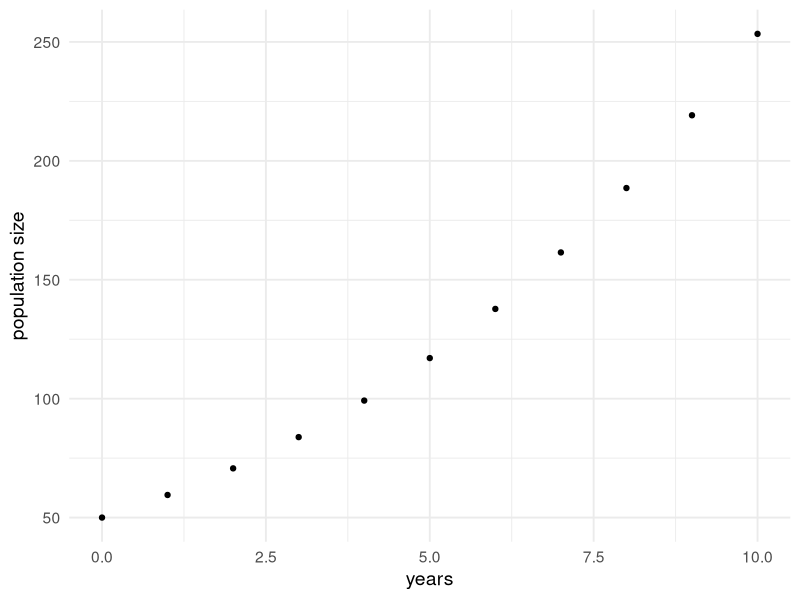
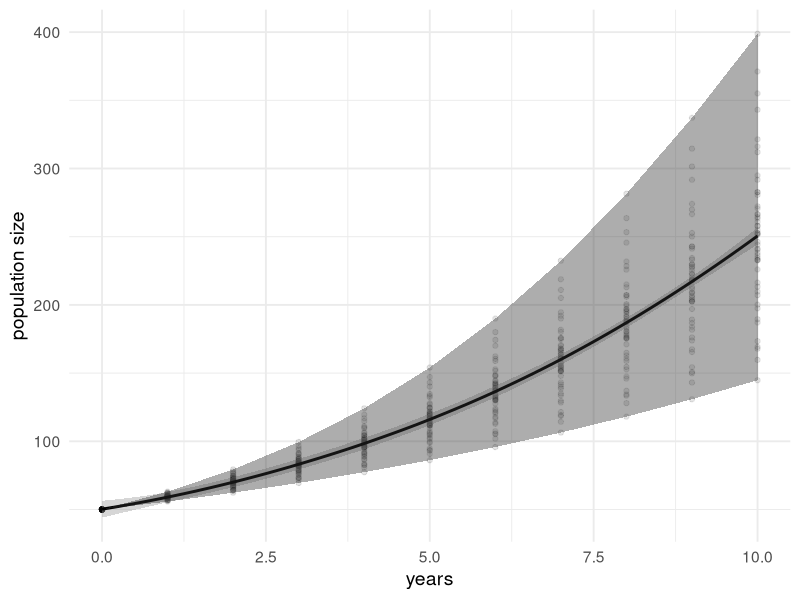
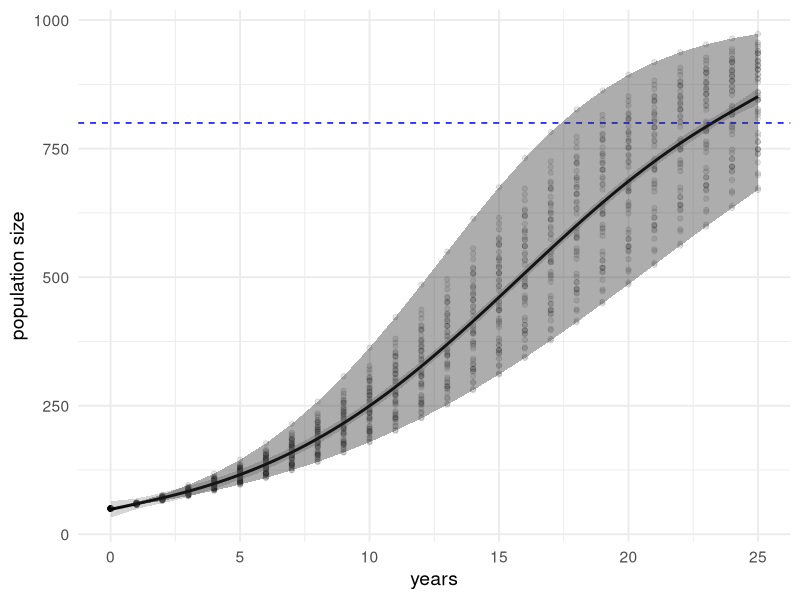
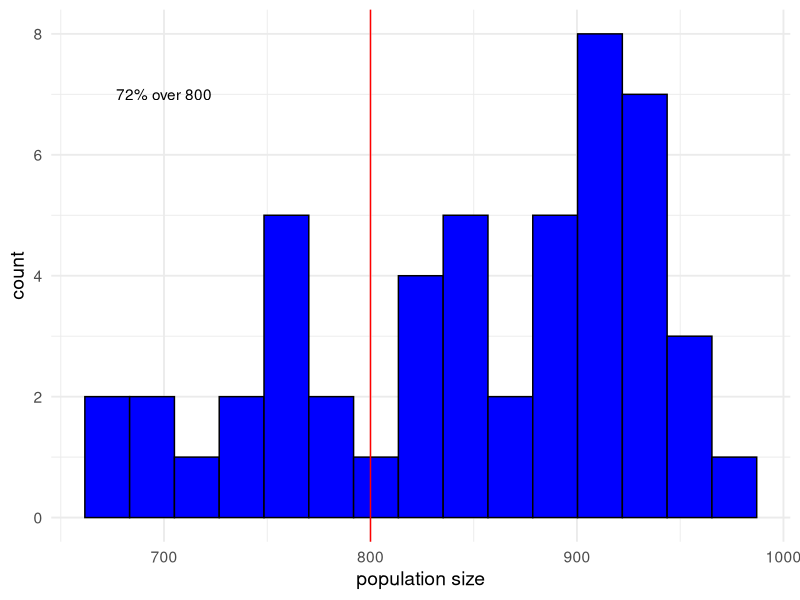

Source code (R) for these figures, in order:
library(tidyverse)


# Q1 ----------------------------------------------------------------------


log_pop_model <- function(starting_size, num_years, K, r) {
  pop_values = c(starting_size)
  current_value <- starting_size
  for (i in 1:num_years) {
    current_value <- current_value + r * current_value * (1 - current_value / K)
    pop_values <- c(pop_values, current_value)
  }
  return(pop_values)
}
  
ten_yr_growth <- log_pop_model(starting_size = 50, num_years = 10, K = 1000, r = 0.2)
years <- c(0:10)

pop_df <- data.frame(years, ten_yr_growth)
names(pop_df) <- c('year', 'population_size')

ggplot(pop_df, aes(x = year, y = population_size)) +
  geom_point() +
  labs(
    x = 'years',
    y = "population size"
  ) +
  theme_minimal(base_size = 14)


# Q2 ----------------------------------------------------------------------

r_vec <- rnorm(50, mean = 0.2, sd = 0.03)

sim_50 <- list()

for (i in r_vec) {
  x <- log_pop_model(starting_size = 50, num_years = 10, K = 1000, r = i)
  sim_50[[length(sim_50) + 1]] <- x
}

sim_50_df <- do.call(cbind.data.frame, sim_50)
names(sim_50_df) <- c(paste0('sim' , 1:50))
years_df <- data.frame(years)
sim_50_df <- cbind(sim_50_df, years_df)

sim_50_df_long <- sim_50_df %>% 
  pivot_longer(
    cols = starts_with('sim'),
    names_to = 'simulation' ,
    values_to = 'population_size'
  )

sim_50_summary <- sim_50_df_long %>% 
  group_by(years) %>% 
  summarise(
    min = min(population_size),
    max = max(population_size)
  )

ggplot(sim_50_df_long, aes(x = years, y = population_size)) +
  geom_point(alpha = 0.1) +
  geom_smooth(color = "black") +
  geom_ribbon(data = sim_50_summary, alpha = 0.4, aes(x = years, ymin = min, ymax = max), 
              inherit.aes = FALSE) +
  labs(
    x = 'years',
    y = "population size"
  ) +
  theme_minimal(base_size = 14) +
  theme(legend.position = 'none')


# Q3 ----------------------------------------------------------------------

r_vec_2 <- rnorm(50, mean = 0.2, sd = 0.03)

sim_50_25yr <- list()

for (i in r_vec_2) {
  x <- log_pop_model(starting_size = 50, num_years = 25, K = 1000, r = i)
  sim_50_25yr[[length(sim_50_25yr) + 1]] <- x
}

sim_50_25yr_df <- do.call(cbind.data.frame, sim_50_25yr)
names(sim_50_25yr) <- c(paste0('sim' , 1:50))
years_25_df <- data.frame(c(0:25))
names(years_25_df) <- 'year'
sim_50_25yr <- cbind(sim_50_25yr, years_25_df)

sim_50_25yr_df_long <- sim_50_25yr %>% 
  pivot_longer(
    cols = starts_with('sim'),
    names_to = 'simulation' ,
    values_to = 'population_size'
  )

sim_50_25yr_summary <- sim_50_25yr_df_long %>% 
  group_by(year) %>% 
  summarise(
    min = min(population_size),
    max = max(population_size)
  )

#Updated plot from Q2
ggplot(sim_50_25yr_df_long, aes(x = year, y = population_size)) +
  geom_point(alpha = 0.1) +
  geom_smooth(color = "black") +
  geom_hline(yintercept = 800, color = 'blue', linetype = 2) +
  geom_ribbon(data = sim_50_25yr_summary, alpha = 0.4, aes(x = year, ymin = min, ymax = max), 
              inherit.aes = FALSE) +
  labs(
    x = 'years',
    y = "population size"
  ) +
  theme_minimal(base_size = 14) +
  theme(legend.position = 'none')

#Filter data for year 25 for histogram
pops_year_25 <- sim_50_25yr_df_long %>% 
  filter(year == 25)

traject_meets_goal <- pops_year_25 %>% 
  count(population_size >= 800) 
percent_at_goal <- traject_meets_goal$n[2] / 50 * 100 #takes second column of count (TRUE) and converts to percentage

#Make histogram
pop_25yr_hist <- ggplot(pops_year_25, aes(x = population_size)) +
  geom_histogram(color = 'black', fill = 'blue', bins = 15) + 
  geom_vline(xintercept = 800, color = 'red') +
  labs(
    y = 'count',
    x = "population size"
  ) +
  theme_minimal(base_size = 14) +
  theme(legend.position = 'none')

#add annotation
pop_25yr_hist + annotate('text', x = 700, y = 7, 
                         label = paste0(percent_at_goal, '% over 800')) 
#uses percentage calculated above. Did this because percentage changes depending on rnorm values. 
